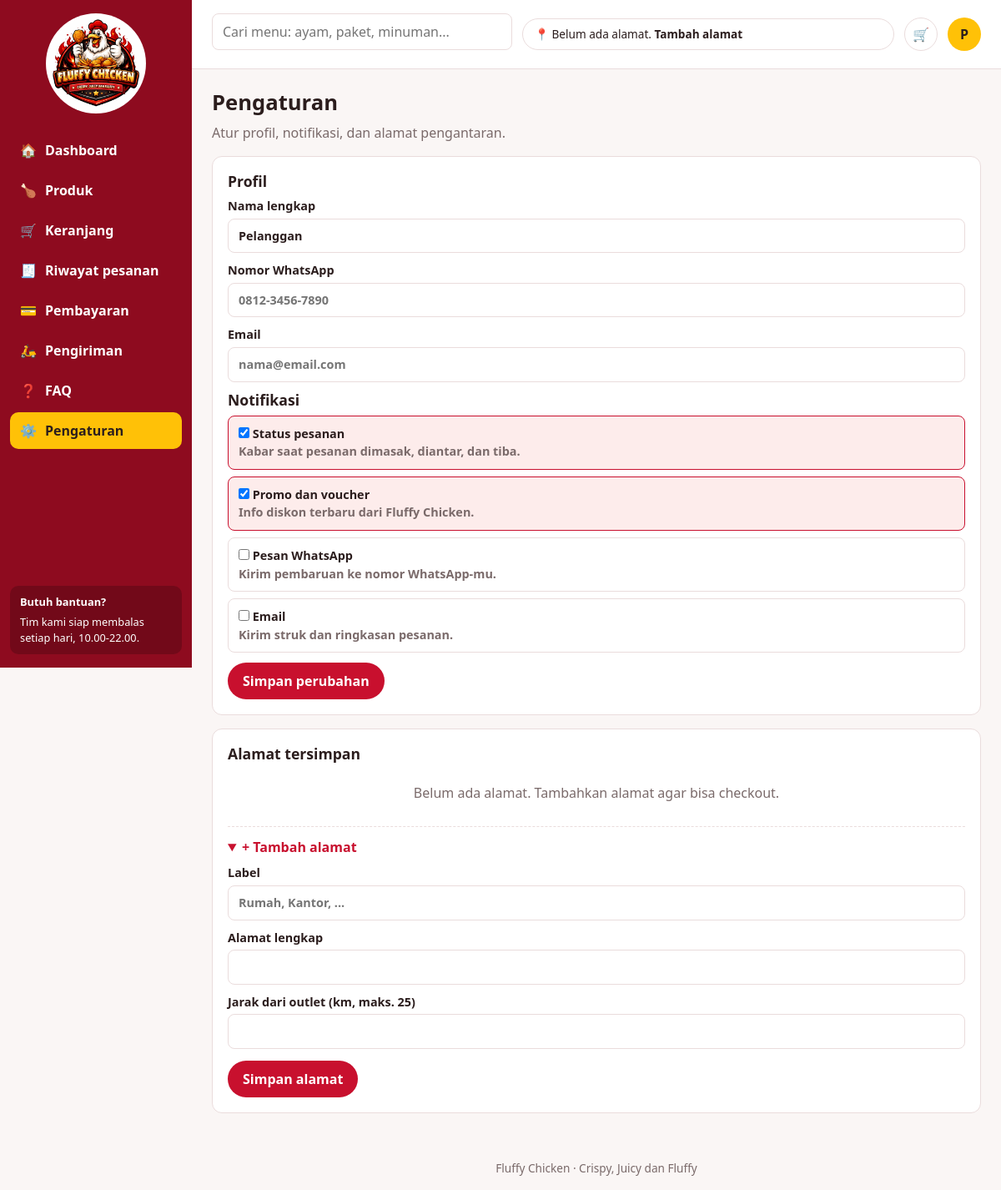
/pengaturan.php, run on the app's committed database.
### tables this page shows
CREATE TABLE pengguna (
  id            INT UNSIGNED NOT NULL AUTO_INCREMENT,
  nama          VARCHAR(100) NOT NULL,
  whatsapp      VARCHAR(20)  NOT NULL DEFAULT '',
  email         VARCHAR(120) NOT NULL DEFAULT '',
  notif_status  TINYINT(1)   NOT NULL DEFAULT 1,    
  notif_promo   TINYINT(1)   NOT NULL DEFAULT 1,    
  notif_wa      TINYINT(1)   NOT NULL DEFAULT 0,    
  notif_email   TINYINT(1)   NOT NULL DEFAULT 0,    
  PRIMARY KEY (id)
);

### includes/helpers.php (called while the page is built, shortened)
<?php
function e(?string $teks): string
{
    return htmlspecialchars((string) $teks, ENT_QUOTES, 'UTF-8');
}
function inisial(string $nama): string
{
    $kata = preg_split('/\s+/', trim($nama)) ?: [];
    $hasil = '';
    foreach (array_slice($kata, 0, 2) as $k) {
        $hasil .= mb_strtoupper(mb_substr($k, 0, 1));
    }
    return $hasil !== '' ? $hasil : '?';
}
function base_url(): string
{
    return rtrim(str_replace('\\', '/', dirname($_SERVER['SCRIPT_NAME'])), '/');
}
function url(string $path = ''): string
{
    return base_url() . '/' . ltrim($path, '/');
}
function aset(string $path): string
{
    return url('assets/' . ltrim($path, '/'));
}
function query(string $nama, string $bawaan = ''): string
{
    return trim((string) ($_GET[$nama] ?? $bawaan));
}
function flash_ambil(): array
{
    $semua = $_SESSION['flash'] ?? [];
    return $semua;
}
function render(string $view, array $data = []): void
{
    $layout = [
        'jumlahKeranjang' => keranjang_jumlah(),
        'alamatUtama'     => alamat_utama(),
        'profil'          => pengguna_profil(),
        'pesanFlash'      => flash_ambil(),
        'cari'            => query('q'),
    ];
    extract($layout + $data + ['judul' => APP_NAME, 'menu' => '']);
    require __DIR__ . '/../views/layout/header.php';
    require __DIR__ . '/../views/' . $view . '.php';
    require __DIR__ . '/../views/layout/footer.php';
}

### pengaturan.php (called while the page is built, shortened)
<?php
$form      = pengguna_ke_form(pengguna_profil());
$formAlamat = ['label' => '', 'alamat' => '', 'jarak_km' => ''];
$errors    = [];
$errorsAlamat = [];
render('pengaturan', [
    'judul'        => 'Pengaturan',
    'menu'         => 'pengaturan',
    'form'         => $form,
    'errors'       => $errors,
    'formAlamat'   => $formAlamat,
    'errorsAlamat' => $errorsAlamat,
    'daftarAlamat' => alamat_daftar(),
]);

### includes/database.php (called while the page is built, shortened)
<?php
function db(): PDO
{
    static $pdo = null;
    if ($pdo === null) {
        $dsn = 'mysql:host=' . DB_HOST . ';dbname=' . DB_NAME . ';charset=utf8mb4';
        $pdo = new PDO($dsn, DB_USER, DB_PASS, [
            PDO::ATTR_ERRMODE            => PDO::ERRMODE_EXCEPTION,
            PDO::ATTR_DEFAULT_FETCH_MODE => PDO::FETCH_ASSOC,
            PDO::ATTR_EMULATE_PREPARES   => false,
        ]);
    }
    return $pdo;
}
function db_satu(string $sql, array $params = []): ?array
{
    $stmt = db()->prepare($sql);
    $stmt->execute($params);
    $baris = $stmt->fetch();
    return $baris === false ? null : $baris;
}
function db_nilai(string $sql, array $params = [])
{
    $stmt = db()->prepare($sql);
    $stmt->execute($params);
    return $stmt->fetchColumn();
}

### models/pengguna.php (called while the page is built, shortened)
<?php
function pengguna_profil(): array
{
    return db_satu('SELECT * FROM pengguna WHERE id = :id', ['id' => PENGGUNA_ID]);
}
function pengguna_ke_form(array $p): array
{
    return [
        'nama'         => $p['nama'],
        'whatsapp'     => $p['whatsapp'],
        'email'        => $p['email'],
        'notif_status' => (int) $p['notif_status'],
        'notif_promo'  => (int) $p['notif_promo'],
        'notif_wa'     => (int) $p['notif_wa'],
        'notif_email'  => (int) $p['notif_email'],
    ];
}

### models/keranjang.php (called while the page is built, shortened)
<?php
function keranjang_jumlah(): int
{
    return (int) db_nilai('SELECT COALESCE(SUM(jumlah), 0) FROM keranjang WHERE pengguna_id = :p', ['p' => PENGGUNA_ID]);
}

### models/alamat.php (called while the page is built, shortened)
<?php
function alamat_utama(): ?array
{
    return db_satu(
        'SELECT * FROM alamat WHERE pengguna_id = :p AND utama = 1 LIMIT 1',
        ['p' => PENGGUNA_ID]
    );
}

### views/pengaturan.php (the view, shortened to what this page needs)
<?php
$notifikasi = [
    'notif_status' => ['Status pesanan',    'Kabar saat pesanan dimasak, diantar, dan tiba.'],
    'notif_promo'  => ['Promo dan voucher', 'Info diskon terbaru dari ' . APP_NAME . '.'],
    'notif_wa'     => ['Pesan WhatsApp',    'Kirim pembaruan ke nomor WhatsApp-mu.'],
    'notif_email'  => ['Email',             'Kirim struk dan ringkasan pesanan.'],
];
?>
<div class="judul-halaman">
    <h1>Pengaturan</h1>
    <p>Atur profil, notifikasi, dan alamat pengantaran.</p>
</div>
<form method="post" class="kartu form">
    <h2>Profil</h2>
    <label>Nama lengkap
        <input type="text" name="nama" maxlength="100" value="<?= e($form['nama']) ?>" required>
    </label>
    <label>Nomor WhatsApp
        <input type="tel" name="whatsapp" maxlength="20" value="<?= e($form['whatsapp']) ?>" placeholder="0812-3456-7890">
    </label>
    <label>Email
        <input type="email" name="email" maxlength="120" value="<?= e($form['email']) ?>" placeholder="nama@email.com">
    </label>
    <h2>Notifikasi</h2>
    <?php foreach ($notifikasi as $nama => [$judulNotif, $keterangan]): ?>
        <label class="pilihan">
            <input type="checkbox" name="<?= $nama ?>" value="1" <?= $form[$nama] ? 'checked' : '' ?>>
            <span><strong><?= e($judulNotif) ?></strong><br><span class="redup"><?= e($keterangan) ?></span></span>
        </label>
    <?php endforeach; ?>
    <button type="submit" class="tombol">Simpan perubahan</button>
</form>
<section class="kartu" id="alamat">
    <h2>Alamat tersimpan</h2>
    <?php if (!$daftarAlamat): ?>
        <p class="kosong">Belum ada alamat. Tambahkan alamat agar bisa checkout.</p>
    <?php endif; ?>
    <details class="tambah" <?= $errorsAlamat || !$daftarAlamat ? 'open' : '' ?>>
        <summary>+ Tambah alamat</summary>
        <form method="post" class="form">
            <label>Label
                <input type="text" name="label" maxlength="40" value="<?= e($formAlamat['label']) ?>" placeholder="Rumah, Kantor, ..." required>
            </label>
            <label>Alamat lengkap
                <input type="text" name="alamat" maxlength="255" value="<?= e($formAlamat['alamat']) ?>" required>
            </label>
            <label>Jarak dari outlet (km, maks. <?= GOSEND_KM_MAKS ?>)
                <input type="number" name="jarak_km" min="0.1" max="<?= GOSEND_KM_MAKS ?>" step="0.1" value="<?= e($formAlamat['jarak_km']) ?>" required>
            </label>
            <button type="submit" class="tombol">Simpan alamat</button>
        </form>
    </details>
</section>

### views/layout/header.php (shortened to what this page needs)
<?php
$navigasi = [
    'dashboard'  => ['Dashboard',        'index.php',       '🏠'],
    'produk'     => ['Produk',           'produk.php',      '🍗'],
    'keranjang'  => ['Keranjang',        'keranjang.php',   '🛒'],
    'riwayat'    => ['Riwayat pesanan',  'pesanan.php',     '🧾'],
    'pembayaran' => ['Pembayaran',       'pembayaran.php',  '💳'],
    'pengiriman' => ['Pengiriman',       'pengiriman.php',  '🛵'],
    'faq'        => ['FAQ',              'faq.php',         '❓'],
    'pengaturan' => ['Pengaturan',       'pengaturan.php',  '⚙️'],
];
?>
<!DOCTYPE html>
<html lang="id">
<head>
    <link rel="stylesheet" href="<?= aset('css/style.css') ?>">
</head>
<body>
<div class="app">
    <aside class="sidebar">
        <a href="<?= url('index.php') ?>" class="sidebar__logo">
            <img src="<?= aset('img/logo.png') ?>" alt="<?= APP_NAME ?>">
        </a>
        <nav class="sidebar__nav">
            <?php foreach ($navigasi as $kunci => [$label, $alamat, $ikon]): ?>
                <a href="<?= url($alamat) ?>" class="<?= $menu === $kunci ? 'aktif' : '' ?>">
                    <span class="ikon"><?= $ikon ?></span>
                    <span><?= e($label) ?></span>
                </a>
            <?php endforeach; ?>
        </nav>
        <div class="sidebar__bantuan">
            <strong>Butuh bantuan?</strong>
            <span>Tim kami siap membalas setiap hari, <?= sprintf('%02d.00-%02d.00', OUTLET_BUKA, OUTLET_TUTUP) ?>.</span>
        </div>
    </aside>
    <div class="utama">
        <header class="topbar">
            <form action="<?= url('produk.php') ?>" method="get" class="topbar__cari">
                <input type="search" name="q" value="<?= e($cari) ?>" placeholder="Cari menu: ayam, paket, minuman..." aria-label="Cari menu">
            </form>
            <?php if ($alamatUtama): ?>
                <a href="<?= url('pengaturan.php#alamat') ?>" class="topbar__alamat" title="<?= e($alamatUtama['alamat']) ?>">
                    📍 Dikirim ke <strong><?= e($alamatUtama['label']) ?></strong> · <?= e($alamatUtama['alamat']) ?>
                </a>
            <?php else: ?>
                <a href="<?= url('pengaturan.php#alamat') ?>" class="topbar__alamat">📍 Belum ada alamat. <strong>Tambah alamat</strong></a>
            <?php endif; ?>
            <a href="<?= url('keranjang.php') ?>" class="topbar__ikon" aria-label="Keranjang">
                🛒<?php if ($jumlahKeranjang > 0): ?><span class="lencana"><?= $jumlahKeranjang ?></span><?php endif; ?>
            </a>
            <a href="<?= url('pengaturan.php') ?>" class="avatar" aria-label="Pengaturan"><?= e(inisial($profil['nama'])) ?></a>
        </header>
        <main class="konten">

### assets/css/style.css (style rules this page uses)
:root { --merah: #c8102e; --merah-tua: #8e0b1f; --merah-muda: #fdeceb; --kuning: #ffc107; --kuning-muda: #fff4cc; --hijau: #1f8a4c; --teks: #2b1d1d; --redup: #7a6a6a; --garis: #eadcdc; --latar: #faf6f5; --putih: #ffffff; --radius: 12px; }
* { box-sizing: border-box; }
body { margin: 0; font-family: system-ui, -apple-system, "Segoe UI", Roboto, sans-serif; color: var(--teks); background: var(--latar); line-height: 1.5; }
h1, h2, h3 { margin: 0 0 8px; line-height: 1.25; }
h1 { font-size: 1.6rem; }
h2 { font-size: 1.1rem; }
p { margin: 0 0 8px; }
a { color: var(--merah); }
img { max-width: 100%; }
.redup { color: var(--redup); }
.kosong { color: var(--redup); text-align: center; padding: 16px 0; }
.app { display: flex; min-height: 100vh; }
.sidebar { width: 230px; flex-shrink: 0; background: var(--merah-tua); color: var(--putih); padding: 16px 12px; display: flex; flex-direction: column; gap: 16px; position: sticky; top: 0; height: 100vh; }
.sidebar__logo { display: block; text-align: center; }
.sidebar__logo img { width: 120px; background: var(--putih); border-radius: 50%; padding: 4px; }
.sidebar__nav { display: flex; flex-direction: column; gap: 4px; flex: 1; }
.sidebar__nav a { display: flex; align-items: center; gap: 10px; padding: 10px 12px; border-radius: 10px; color: var(--putih); text-decoration: none; font-weight: 600; }
.sidebar__nav a.aktif { background: var(--kuning); color: var(--teks); }
.sidebar__bantuan { font-size: .8rem; background: rgba(0, 0, 0, .2); padding: 10px 12px; border-radius: 10px; display: flex; flex-direction: column; gap: 4px; }
.utama { flex: 1; min-width: 0; display: flex; flex-direction: column; }
.topbar { display: flex; align-items: center; gap: 12px; padding: 12px 24px; background: var(--putih); border-bottom: 1px solid var(--garis); position: sticky; top: 0; z-index: 5; }
.topbar__cari { flex: 1; max-width: 360px; }
.topbar__cari input { margin: 0; }
.topbar__alamat { flex: 1; min-width: 0; overflow: hidden; white-space: nowrap; text-overflow: ellipsis; font-size: .85rem; color: var(--teks); text-decoration: none; border: 1px solid var(--garis); border-radius: 999px; padding: 8px 14px; }
.topbar__ikon { position: relative; width: 40px; height: 40px; border-radius: 50%; border: 1px solid var(--garis); display: grid; place-items: center; text-decoration: none; }
.avatar { width: 40px; height: 40px; border-radius: 50%; background: var(--kuning); color: var(--teks); font-weight: 700; display: grid; place-items: center; text-decoration: none; }
.konten { padding: 24px; flex: 1; width: 100%; max-width: 1100px; margin: 0 auto; }
.kartu { background: var(--putih); border: 1px solid var(--garis); border-radius: var(--radius); padding: 18px; margin-bottom: 16px; }
.judul-halaman { margin-bottom: 16px; }
.judul-halaman p { color: var(--redup); margin: 0; }
.tombol { display: inline-block; border: 0; cursor: pointer; text-decoration: none; text-align: center; background: var(--merah); color: var(--putih); font: inherit; font-weight: 700; padding: 10px 18px; border-radius: 999px; }
input[type=text], input[type=search], input[type=number], input[type=tel], input[type=email], input[type=date], select, textarea { width: 100%; font: inherit; padding: 9px 12px; margin: 4px 0 10px; border: 1px solid var(--garis); border-radius: 8px; background: var(--putih); color: var(--teks); }
.form label { display: block; font-weight: 600; font-size: .9rem; }
.form button { margin-top: 4px; }
.pilihan { display: flex; align-items: center; gap: 10px; padding: 10px 12px; margin-bottom: 8px; border: 1px solid var(--garis); border-radius: 8px; cursor: pointer; }
.pilihan:has(input:checked) { border-color: var(--merah); background: var(--merah-muda); }
.pilihan input { margin: 0; }
.tambah { margin-top: 12px; border-top: 1px dashed var(--garis); padding-top: 12px; }
.tambah summary { cursor: pointer; font-weight: 700; color: var(--merah); margin-bottom: 8px; }

### data on the page
pengguna: nama "P", nama "Pelanggan", notif_status "☑", notif_promo "☑"

### other printed values
$ikon "🏠"
$label "Dashboard"
$ikon "🍗"
$label "Produk"
$ikon "🛒"
$label "Keranjang"
$ikon "🧾"
$label "Riwayat pesanan"
$ikon "💳"
$label "Pembayaran"
$ikon "🛵"
$label "Pengiriman"
$ikon "❓"
$label "FAQ"
$ikon "⚙️"
